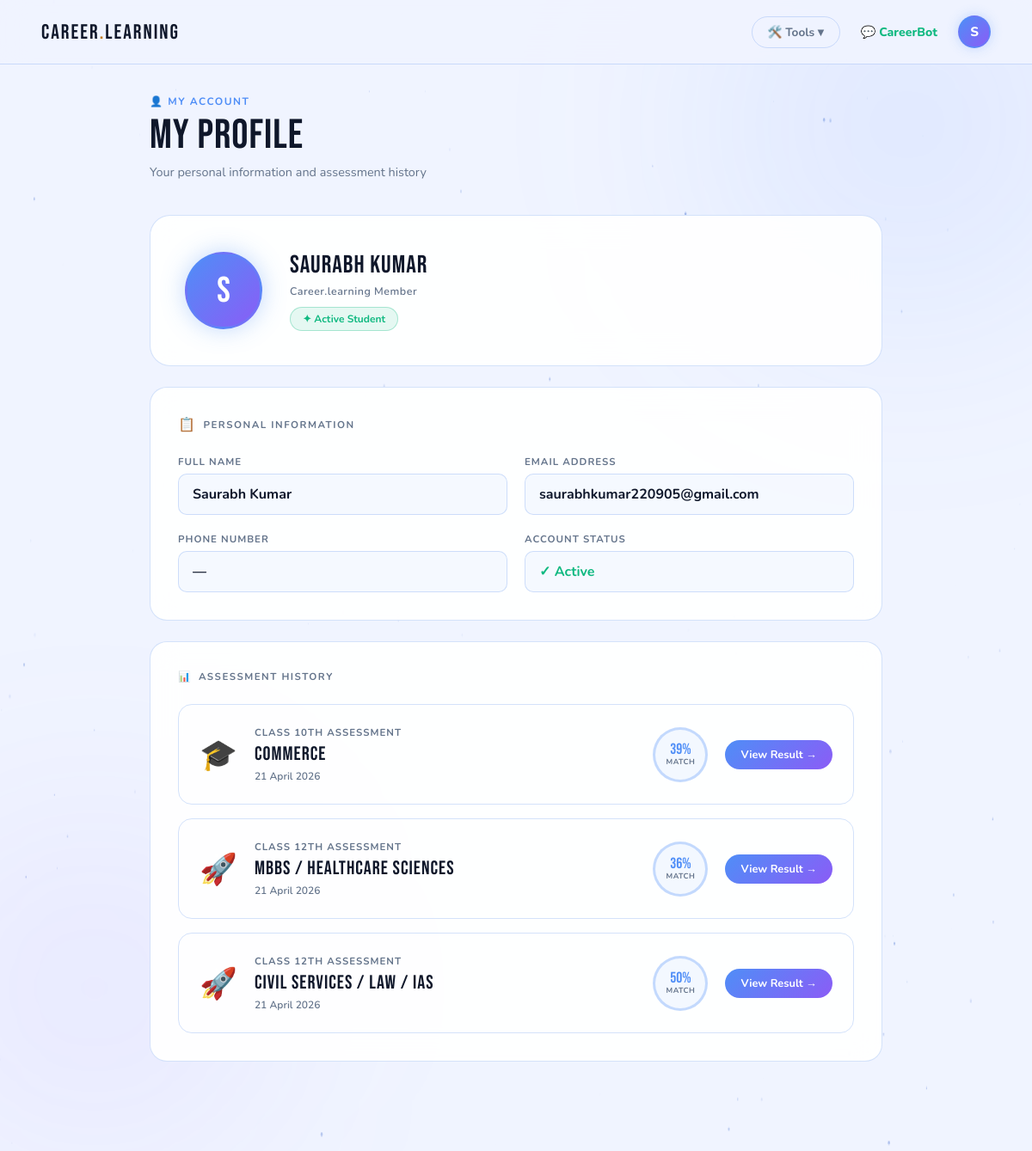
Screenshot of /profile (signed in) with the database file from the repository.
### tables this page shows
CREATE TABLE users (
        id            INTEGER PRIMARY KEY AUTOINCREMENT,
        fullname      TEXT    NOT NULL,
        username      TEXT    UNIQUE NOT NULL,
        email         TEXT    UNIQUE NOT NULL,
        password      TEXT    NOT NULL,
        student_class TEXT,
        is_admin      INTEGER DEFAULT 0,
        is_mentor     INTEGER DEFAULT 0,
        created_at    TIMESTAMP DEFAULT CURRENT_TIMESTAMP
    , phone TEXT);

CREATE TABLE results (
        id          INTEGER PRIMARY KEY AUTOINCREMENT,
        user_id     INTEGER,
        result_type TEXT,
        prediction  TEXT,
        confidence  INTEGER,
        input_data  TEXT,
        created_at  TIMESTAMP DEFAULT CURRENT_TIMESTAMP,
        FOREIGN KEY(user_id) REFERENCES users(id) ON DELETE CASCADE
    );

### career_learning_complete/career_learning/routes.py (the view)
@main.route('/profile')
@login_required
def profile():
    conn = get_db()
    user = conn.execute(
        "SELECT fullname, email, phone FROM users WHERE id=?",
        (session['user_id'],)
    ).fetchone()
    results_raw = conn.execute(
        "SELECT result_type as type, prediction, confidence, created_at "
        "FROM results WHERE user_id=? ORDER BY created_at DESC",
        (session['user_id'],)
    ).fetchall()
    conn.close()
    results = []
    for r in results_raw:
        r = dict(r)
        if isinstance(r.get('created_at'), str):
            try:    r['created_at'] = datetime.strptime(r['created_at'], '%Y-%m-%d %H:%M:%S')
            except: r['created_at'] = None
        results.append(type('Result', (), r)())
    return render_template('profile.html',
        fullname=user['fullname'] if user else '',
        email=user['email'] if user else '',
        phone=user['phone'] if user else '',
        results=results
    )

### career_learning_complete/career_learning/database.py (called while the page is built)
def get_db():
    conn = sqlite3.connect(DB_PATH)
    conn.row_factory = sqlite3.Row
    return conn

### career_learning_complete/career_learning/templates/profile.html (shortened to what this page needs)
<!DOCTYPE html>
<html lang="en">
<head>
</head>
<body>
  <div class="orb orb-1"></div>
  <div class="orb orb-2"></div>
  <nav>
    <a class="logo" href="/">Career<span>.</span>learning</a>
    <div class="nav-right">
      <div class="dropdown">
        <button class="drop-btn">🛠️ Tools ▾</button>
      </div>
      <a href="/chatbot" style="color:var(--green);font-weight:800;">💬 CareerBot</a>
      <div class="profile-wrap" id="profileWrap">
        <div class="profile-avatar-btn" id="profileBtn">{{ fullname[0]|upper if fullname else "S" }}</div>
      </div>
    </div>
  </nav>
  <main>
    <div class="page-header">
      <div class="page-tag">👤 My Account</div>
      <div class="page-title">MY PROFILE</div>
      <div class="page-sub">Your personal information and assessment history</div>
    </div>
    <div class="profile-card">
      <div class="profile-big-avatar">{{ fullname[0]|upper if fullname else "S" }}</div>
      <div class="profile-info">
        <div class="profile-fullname">{{ fullname if fullname else "Student" }}</div>
        <div class="profile-since">Career.learning Member</div>
        <div class="profile-badge">✦ Active Student</div>
      </div>
    </div>
    <div class="info-card">
      <div class="info-card-title"><span>📋</span> Personal Information</div>
      <div class="info-grid">
        <div class="info-field">
          <div class="field-label">Full Name</div>
          <div class="field-value">{{ fullname if fullname else "—" }}</div>
        </div>
        <div class="info-field">
          <div class="field-label">Email Address</div>
          <div class="field-value">{{ email if email else "—" }}</div>
        </div>
        <div class="info-field">
          <div class="field-label">Phone Number</div>
          <div class="field-value">{{ phone if phone else "—" }}</div>
        </div>
        <div class="info-field">
          <div class="field-label">Account Status</div>
          <div class="field-value" style="color:var(--green);">✓ Active</div>
        </div>
      </div>
    </div>
    <div class="history-card">
      <div class="history-title"><span>📊</span> Assessment History</div>
      {% if results and results|length > 0 %}
        {% for r in results %}
        <div class="result-item">
          <div class="result-emoji">
            {% if r.type == '10th' %}🎓{% else %}🚀{% endif %}
          </div>
          <div class="result-info">
            <div class="result-class">Class {{ r.type }} Assessment</div>
            <div class="result-stream">{{ r.prediction }}</div>
            <div class="result-date">{{ r.created_at.strftime('%d %B %Y') if r.created_at else "—" }}</div>
          </div>
          <div class="result-conf">
            <div class="conf-circle">
              <div class="conf-num">{{ r.confidence }}%</div>
              <div class="conf-lbl">Match</div>
            </div>
          </div>
          <a class="result-btn" href="/result">View Result →</a>
        </div>
        {% endfor %}
      {% else %}
        <div class="empty-state">
          <div class="empty-icon">📭</div>
          <div class="empty-text">Aapne abhi tak koi assessment complete nahi ki hai.</div>
          <a class="btn-start" href="/dashboard">Start Assessment →</a>
        </div>
      {% endif %}
    </div>
  </main>
</body>
</html>

### rows the page displays
users: fullname "S", fullname "Saurabh Kumar", email "saurabhkumar220905@gmail.com"
results: type "10TH", prediction "Commerce", created_at "21 April 2026", confidence "39"
results: type "12TH", prediction "MBBS / Healthcare Sciences", created_at "21 April 2026", confidence "36"
results: type "12TH", prediction "Civil Services / Law / IAS", created_at "21 April 2026", confidence "50"

### other values shown
{{ phone if phone else "—" }} "—"
